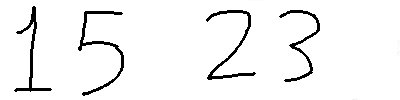
#> input picture Neural/image.jpg, 400 x 100 px
$ python guess.py   (older library calls are emulated)
#> lines starting #> are read from the running program, lines starting #| are printed output that depends on the picture
### Neural/digit_splitter.py
def check_column(pixels, column, h):
    for i in range(h - 1):
        if pixels[column, i] < 175:
            return i
    return False


def check_row(pixels, row, w):
    for i in range(w - 1):
        if pixels[i, row] < 175:
            return i
    return False


def split_digits(im, max_digits=None, dist_to_split=80):
    digits = []
    pix = im.load()
    column1 = 0
    column2 = 0
    valid = True
    i = 0

    while valid:
        while check_column(pix, column1, im.size[1]) == False and column1 < im.size[0] - 2:
            column1 += 1
        if (column2 != 0 and column1 - column2 >= dist_to_split):
            digits.append(" ")
        column2 = column1
        while check_column(pix, column2, im.size[1]) != False and column1 < im.size[0] - 2:
            column2 += 1
        if (column1 >= im.size[0] - 2 or column2 >= im.size[0] - 2 or i == max_digits):
            valid = False
        else:
            digits.append(split_horizontal(im.crop((column1, 0, column2, im.size[1]))))
            column1 = column2 + 1
            i += 1

    return digits


def split_horizontal(im):
    pix = im.load()
    row1 = 0

    while not check_row(pix, row1, im.size[0]):
        row1 += 1
    row2 = row1
    while check_row(pix, row2, im.size[0]) is not False:
        row2 += 1

    return im.crop((0, row1, im.size[0], row2))

### Neural/imgConv.py
from PIL import Image, ImageFilter

def imageprepare(argv):
    """
    This function returns the pixel values.
    The imput is a png file location.
    """
    im = argv
    #im = Image.open(argv).convert('L')
    width = float(im.size[0])
    height = float(im.size[1])
    newImage = Image.new('L', (28, 28), (255))  # creates white canvas of 28x28 pixels

    if width > height:  # check which dimension is bigger
        # Width is bigger. Width becomes 20 pixels.
        nheight = int(round((20.0 / width * height), 0))  # resize height according to ratio width
        if (nheight == 0):  # rare case but minimum is 1 pixel
            nheight = 1
            # resize and sharpen
        img = im.resize((20, nheight), Image.ANTIALIAS).filter(ImageFilter.SHARPEN)
        wtop = int(round(((28 - nheight) / 2), 0))  # calculate horizontal position
        newImage.paste(img, (4, wtop))  # paste resized image on white canvas
    else:
        # Height is bigger. Heigth becomes 20 pixels.
        nwidth = int(round((20.0 / height * width), 0))  # resize width according to ratio height
        if (nwidth == 0):  # rare case but minimum is 1 pixel
            nwidth = 1
            # resize and sharpen
        img = im.resize((nwidth, 20), Image.ANTIALIAS).filter(ImageFilter.SHARPEN)
        wleft = int(round(((28 - nwidth) / 2), 0))  # caculate vertical pozition
        newImage.paste(img, (wleft, 4))  # paste resized image on white canvas

    # newImage.save("sample.png")

    tv = list(newImage.getdata())  # get pixel values

    # normalize pixels to 0 and 1. 0 is pure white, 1 is pure black.
    tva = [(255 - x) * 1.0 / 255.0 for x in tv]
    #print(tva)
    return tva
"""
x=[imageprepare('./image.png')]#file path here
#print(len(x))# mnist IMAGES are 28x28=784 pixels
#print(x[0])
#Now we convert 784 sized 1d array to 24x24 sized 2d array so that we can visualize it
newArr=[[0 for d in range(28)] for y in range(28)]
k = 0
for i in range(28):
    for j in range(28):
        newArr[i][j]=x[0][k]
        k=k+1

for i in range(28):
    for j in range(28):
        #print(newArr[i][j])
        # print(' , ')
    #print('\n')

plt.imshow(newArr, interpolation='nearest')
plt.savefig('MNIST_IMAGE.png')#save MNIST image
plt.show()#Show / plot that image"""

### Neural/networks_manager.py
import pickle


def guess(data):
    answers = {}

    for i in range(11):
        network_file = open("Networks/network" + str(i) + ".pickle", "rb")
        net = pickle.load(network_file)
        guess = net.guess(data)
        found = False
        for key in answers:
            if key == guess:
                found = True
        if found:
            answers[guess] += 1
        else:
            answers[guess] = 1

    return max(answers, key=answers.get)

### Neural/guess.py
from PIL import Image

import sys
import imgConv
from digit_splitter import split_digits
from networks_manager import guess

if len(sys.argv) == 1:
    path = "image.jpg"
else:
    path = sys.argv[1]
im = Image.open(path).convert('L')

images = split_digits(im)
#> after the loop in split_digits, `while valid:`: digits = 5 items; i = 4
#> images = 5 items
data = []

for single_image in images:
    if single_image != " ":
        data.append(imgConv.imageprepare(single_image))
    else:
        data.append(" ")
#> this loop made 5 passes
#> (width in imageprepare, height in imageprepare, wleft in imageprepare) on passes 1, 2, 4, 5: (38, 86, 10), (46, 85, 8), (50, 70, 7), (41, 72, 8)
#> single_image on pass 3: ' '
#> pass 1, in imageprepare, `im = argv`:
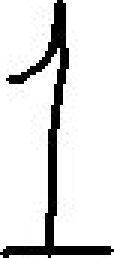
#> im: PIL image 38x86 L (shown 3 times larger); min 0, max 255, mean 220.5
#> pass 2, in imageprepare (call 2), `im = argv`:
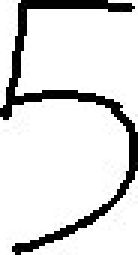
#> im: PIL image 46x85 L (shown 3 times larger); min 0, max 255, mean 219.6
#> after the loop, data = 5 items
answer = ""

for single_data in data:
    if single_data != " ":
        for i in range(784):
            single_data[i] = [single_data[i]]
#> (the run stopped early here; a loop or call above may not have finished)
